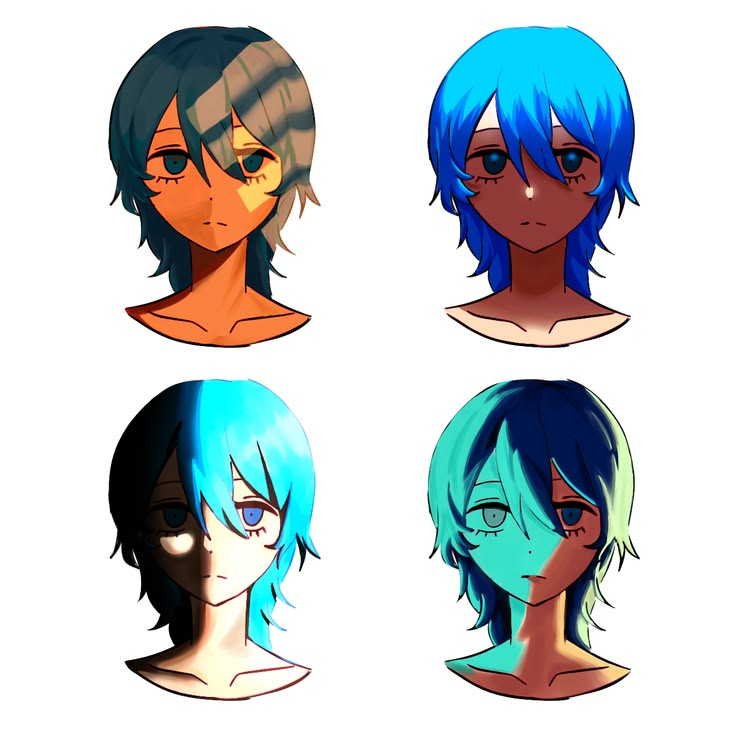
#> input picture shadow/04.jpg, 736 x 736 px, found by its file name; the run also reads 1 picture not shown here
$ python extract.py
#> lines starting #> are read from the running program, lines starting #| are printed output that depends on the picture; after the words box and inside, x2 and y2 are one past the last pixel; in counts of white or black regions, pixels touching at a corner belong together
"""Extraction MESURÉE de references/eyes/*.{png,jpg} (protocole.md : tout relever pixel par pixel, pour NOURRIR le moteur d'yeux existant).
Entrées humaines (seules valeurs non calculées) : pour chaque œil, ROI + ancres grossières des marges palpébrales haute/basse (px de l'image)
+ centre/rayon approximatifs de l'iris. Tout le reste est CALCULÉ : accrochage des ancres sur le gradient de luminance (±SNAP px, image lissée),
rééchantillonnage, repère de l'œil (axe canthus interne -> externe), profils normalisés, ajustement de deux cubiques (moindres carrés, comme TRIANGLE
dans opening-styles.ts), iris (cv2.fitEllipse sur le limbe), pupille (disque sombre central), reflets (blobs V>0.93 dans l'iris), palette de sclère.
Sorties : references/eyes/measures.json + artefacts/eyes-refs/overlay-<id>.png (preuve de l'ajustement). Limite : refs recadrées => canthus parfois coupé (note `cropped`)."""
import json, math, os
import numpy as np, cv2
from PIL import Image
from scipy import ndimage as ndi
from scipy.optimize import least_squares

REF, OUT = 'references/eyes', 'artefacts/eyes-refs'
SNAP = 9
# id: (fichier, canthus interne (x,y), canthus externe (x,y), marge haute [(x,y)..], marge basse [(x,y)..], iris (cx,cy,r), cropped)
EYES = {
 '04': ('04.jpg', (96, 388), (752, 382),
        [(118, 330), (150, 262), (200, 200), (250, 158), (320, 128), (400, 116), (480, 118), (560, 134), (620, 158), (670, 195), (710, 250), (738, 312)],
        [(150, 396), (200, 406), (260, 422), (330, 440), (400, 458), (450, 465), (500, 468), (600, 464), (650, 452), (700, 428), (735, 400)], (415, 285, 188), True),
 '10a': ('10.jpg', (172, 462), (556, 306),
        [(190, 410), (200, 330), (232, 285), (270, 262), (350, 248), (430, 250), (500, 265), (540, 285)],
        [(200, 462), (260, 470), (330, 475), (400, 468), (450, 455), (500, 430), (540, 380), (552, 330)], (352, 352, 124), False),
 '10b': ('10.jpg', (150, 884), (600, 730),
        [(168, 840), (200, 790), (250, 725), (320, 685), (400, 665), (480, 668), (540, 690), (585, 715)],
        [(190, 890), (260, 905), (330, 910), (400, 905), (470, 888), (530, 850), (575, 800), (595, 760)], (370, 760, 122), False),
 '07': ('07.jpg', (95, 335), (545, 290),
        [(130, 290), (170, 250), (215, 215), (270, 190), (330, 178), (400, 180), (460, 195), (505, 230), (535, 262)],
        [(130, 355), (180, 380), (240, 400), (300, 410), (360, 412), (420, 405), (470, 390), (510, 360), (535, 328)], (309, 297, 140), False),
 '11': ('11.jpg', (108, 610), (690, 600),
        [(130, 580), (170, 535), (230, 495), (300, 465), (380, 445), (460, 445), (540, 460), (610, 495), (660, 545)],
        [(150, 660), (220, 690), (300, 705), (380, 708), (460, 700), (540, 675), (610, 650), (660, 625)], (400, 550, 150), True),
 # --- passe 9 : réfs 03 et 05 (yeux illustrés détaillés, de 3/4 de face), ancres lues sur une grille de 20 px (artefacts/eyes-pass9/02-ancres-03-05.png) ; ANNOTATION HUMAINE, +-10 px (3 % de la largeur)
 '03': ('03.jpg', (215, 620), (570, 572),
        [(225, 585), (240, 562), (265, 540), (290, 520), (320, 500), (355, 485), (400, 478), (440, 478), (480, 490), (510, 510), (540, 535)],
        [(230, 660), (255, 690), (290, 712), (330, 724), (375, 725), (420, 718), (465, 705), (505, 682), (540, 640), (560, 600)], (364, 614, 100), True),
 '05': ('05.jpg', (305, 490), (635, 512),
        [(325, 467), (360, 442), (400, 425), (440, 415), (480, 410), (520, 412), (555, 425), (585, 445), (610, 472)],
        [(325, 510), (350, 532), (380, 550), (420, 560), (460, 566), (500, 564), (540, 556), (575, 545), (605, 532)], (486, 466, 84), False),
}
def lum(img): return cv2.GaussianBlur(cv2.cvtColor(img, cv2.COLOR_RGB2GRAY).astype(np.float32), (0, 0), 1.6)

def resample(pts, n):
    p = np.asarray(pts, float); d = np.r_[0, np.cumsum(np.hypot(*np.diff(p, axis=0).T))]
    t = np.linspace(0, d[-1], n); return np.c_[np.interp(t, d, p[:, 0]), np.interp(t, d, p[:, 1])]

def snap(pts, L, centre, rad=SNAP):
    """Déplace chaque ancre le long de la normale (vers/depuis le centre de l'œil) sur le plus fort gradient de luminance."""
    out, c = [], np.asarray(centre, float)
    for i, p in enumerate(pts):
        p = np.asarray(p, float); a = pts[max(i - 1, 0)]; b = pts[min(i + 1, len(pts) - 1)]
        t = np.asarray(b, float) - np.asarray(a, float); t /= np.hypot(*t) + 1e-9; n = np.array([-t[1], t[0]])
        if np.dot(n, c - p) < 0: n = -n
        best, bg = p, 0.0
        for s in np.linspace(-rad, rad, 2 * rad + 1):
            q0, q1 = p + n * (s - 1.5), p + n * (s + 1.5)
            try:
                g = ndi.map_coordinates(L, [[q1[1]], [q1[0]]], order=1)[0] - ndi.map_coordinates(L, [[q0[1]], [q0[0]]], order=1)[0]
            except Exception: continue
            if abs(g) > bg: bg, best = abs(g), p + n * s
        out.append(best)
    return np.array(out)

def bez(p0, p1, p2, p3, t):
    t = t[:, None]; return (1 - t) ** 3 * p0 + 3 * (1 - t) ** 2 * t * p1 + 3 * (1 - t) * t ** 2 * p2 + t ** 3 * p3

def fit_cubic(pts, p0, p3):
    """Cubique p0->p3 dont les 2 contrôles minimisent l'écart aux points (paramétrage par longueur d'arc)."""
    pts = np.asarray(pts, float); d = np.r_[0, np.cumsum(np.hypot(*np.diff(pts, axis=0).T))]; t = d / d[-1]
    def res(v): return (bez(p0, v[:2], v[2:], p3, t) - pts).ravel()
    v0 = np.r_[p0 + (p3 - p0) / 3, p0 + 2 * (p3 - p0) / 3]
    r = least_squares(res, v0); return r.x[:2], r.x[2:], float(np.sqrt(np.mean(r.fun ** 2)))

def hexc(c): return '#%02x%02x%02x' % tuple(int(round(v)) for v in c)

def measure(eid):
#> called with eid = '04'
    fn, pi, po, up, lo, (icx, icy, ir), cropped = EYES[eid]
    img = np.array(Image.open(f'{REF}/{fn}').convert('RGB')); L = lum(img); H_, W_ = L.shape
#> in measure, img is the input picture: shape (736, 736, 3); mean R, G, B 192.9, 201.3, 203
#> in lum, `def lum(img): return cv2.GaussianBlur(cv2.cvtColor(img, cv2.COLOR_RGB2..`:
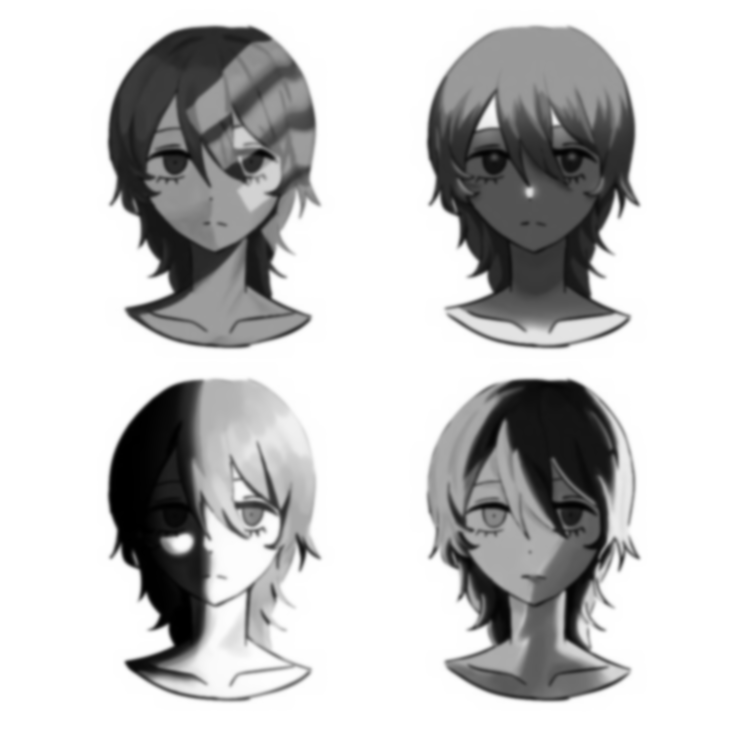
#> returned value: shape (736, 736) float32; min 0.00305, max 255, mean 199; drawn with min black and max white
    pi, po = np.array(pi, float), np.array(po, float)
    mid = (pi + po) / 2
    # --- marges : ancres -> accrochage -> rééchantillonnage (canthi fixes)
    U = np.vstack([pi, snap(up, L, mid), po]); D = np.vstack([pi, snap(lo, L, mid), po])
#> after the loop in snap, `for i, p in enumerate(pts):`: out = [[126.1, 333.8], [157.6, 266.8], [201.4, 201.4], [249, 156.3], [317.6, 119.3], [400, 116], [479.9, 119], [561.9, 127.3], [622.9, 152.8], [670, 195], [710, 250], [736.2, 312.8]]
#> after `U = np.vstack([pi, snap(up, L, mid), po])`: U = 14 rows, first 8: [96, 388], [126.1, 333.8], [157.6, 266.8], [201.4, 201.4], [249, 156.3], [317.6, 119.3], [400, 116], [479.9, 119]
#> the loop in snap (call 2), `for i, p in enumerate(pts):` made 11 passes
#> (a, b, t, n) on passes 2 to 7: ((150, 396), (260, 422), [0.973, 0.23], [0.23, -0.973]), ((200, 406), (330, 440), [0.967, 0.253], [0.253, -0.967]), ((260, 422), (400, 458), [0.968, 0.249], [0.249, -0.968]), ((330, 440), (450, 465), [0.979, 0.204], [0.204, -0.979]), ((400, 458), (500, 468), [0.995, 0.0995], [0.0995, -0.995]), ((450, 465), (600, 464), [1, -0.00667], [-0.00667, -1])
#> after `D = np.vstack([pi, snap(lo, L, mid), po])`: D = 13 rows, first 8: [96, 388], [149, 400.9], [199.1, 409.9], [257.7, 430.7], [330, 440], [400, 458], [449.1, 474], [500.1, 477]
    Ur, Dr = resample(U, 64), resample(D, 64)
#> in resample, `p = np.asarray(pts, float)`: p has the same summary as U in measure
#> in resample, `d = np.r_[0, np.cumsum(np.hypot(*np.diff(p, axis=0).T))]`: d = [0, 61.99, 136, 214.8, 280.3, 358.2, 440.7, 520.7, 603.1, 669.2, 732.5, 800.5, 868.5, 939.5]
#> in resample (call 2), `p = np.asarray(pts, float)`: p has the same summary as D in measure
#> Ur = 64 pairs, first value 96 to 752, second value 116.2 to 388; Dr = 64 pairs, first value 96 to 752, second value 382 to 476.9
    # --- repère de l'œil : x vers l'externe (miroir si l'externe est à gauche), y vers le bas, origine = bbox haut-gauche
    flip = po[0] < pi[0]; sgn = -1.0 if flip else 1.0
    def tx(P): P = np.asarray(P, float); return np.c_[sgn * (P[:, 0] - pi[0]), P[:, 1]]
#> after `P = np.asarray(P, float)`: P has the same summary as Ur in measure
    Ut, Dt, pit, pot = tx(Ur), tx(Dr), tx([pi])[0], tx([po])[0]
#> Ut = 64 pairs, first value 0 to 656, second value 116.2 to 388; Dt = 64 pairs, first value 0 to 656, second value 382 to 476.9; pit = [0, 388]; pot = [656, 382]
    allp = np.vstack([Ut, Dt]); x0, y0, x1, y1 = allp[:, 0].min(), allp[:, 1].min(), allp[:, 0].max(), allp[:, 1].max()
#> after `allp = np.vstack([Ut, Dt])`: allp = 128 pairs, first value 0 to 656, second value 116.2 to 476.9
#> after `x0, y0, x1, y1 = (allp[:, 0].min(), allp[:, 1].min(), allp[:, 0].max()`: x0 = 0; y0 = 116.2; x1 = 656; y1 = 476.9
    Wb, Hb = x1 - x0, y1 - y0
#> Wb = 656; Hb = 360.6
    nrm = lambda P: ((np.asarray(P, float) - [x0, y0]) / [Wb, Hb])
    c1, c2, ru = fit_cubic(nrm(Ut), nrm([pit])[0], nrm([pot])[0])
#> in fit_cubic, `pts = np.asarray(pts, float)`: pts = 64 pairs, first value 0 to 1, second value 0 to 0.754
#> in fit_cubic, `d = np.r_[0, np.cumsum(np.hypot(*np.diff(pts, axis=0).T))]`: d = 64 values from 0 to 2
#> in fit_cubic, `t = d / d[-1]`: t = 64 values from 0 to 1
#> in fit_cubic, `v0 = np.r_[p0 + (p3 - p0) / 3, p0 + 2 * (p3 - p0) / 3]`: v0 = [0.333, 0.748, 0.667, 0.743]
#> in bez, `t = t[:, None]`: t = 64 values from 0 to 1
#> in fit_cubic, `r = least_squares(res, v0)`: r = 12 items
#> c1 = [-0.0796, -0.168]; c2 = [1.11, -0.222]; ru = 0.0352
    d1, d2, rl = fit_cubic(nrm(Dt[::-1]), nrm([pot])[0], nrm([pit])[0])
#> d1 = [0.803, 1.22]; d2 = [0.317, 0.885]; rl = 0.00895
    # --- grandeurs dans le repère tourné (axe des canthi)
    ang = math.atan2(pot[1] - pit[1], pot[0] - pit[0]); ca, sa = math.cos(-ang), math.sin(-ang)
#> after `ang = math.atan2(pot[1] - pit[1], pot[0] - pit[0])`: ang = -0.00915
#> after `ca, sa = (math.cos(-ang), math.sin(-ang))`: ca = 1; sa = 0.00915
    rot = lambda P: np.c_[(P[:, 0] - pit[0]) * ca - (P[:, 1] - pit[1]) * sa, (P[:, 0] - pit[0]) * sa + (P[:, 1] - pit[1]) * ca]
    Wc = math.hypot(*(pot - pit)); Ur_, Dr_ = rot(Ut) / Wc, rot(Dt) / Wc
#> after `Wc = math.hypot(*pot - pit)`: Wc = 656
#> after `Ur_, Dr_ = (rot(Ut) / Wc, rot(Dt) / Wc)`: Ur_ = 64 pairs, first value 0 to 1, second value -0.41 to 0; Dr_ = 64 pairs, first value 0 to 1, second value -1.35e-18 to 0.141
    hUp, hLo = -Ur_[:, 1].min(), Dr_[:, 1].max()
#> hUp = 0.41; hLo = 0.141
    m = {'file': fn, 'cropped': cropped, 'widthPx': round(Wc, 1), 'tiltDeg': round(-math.degrees(ang), 2),
         'aspect': round((hUp + hLo), 4), 'upperFraction': round(hUp / (hUp + hLo), 4),
         'upperPeakAt': round(float(Ur_[np.argmin(Ur_[:, 1]), 0]), 4), 'lowerPeakAt': round(float(Dr_[np.argmax(Dr_[:, 1]), 0]), 4),
         'upperProfile': [round(float(-v), 4) for v in np.interp(np.linspace(0, 1, 21), Ur_[:, 0], Ur_[:, 1])],
         'lowerProfile': [round(float(v), 4) for v in np.interp(np.linspace(0, 1, 21), Dr_[:, 0], Dr_[:, 1])],
         'normCurves': {'pi': nrm([pit])[0].round(4).tolist(), 'po': nrm([pot])[0].round(4).tolist(), 'u1': c1.round(4).tolist(), 'u2': c2.round(4).tolist(),
                        'l1': d1.round(4).tolist(), 'l2': d2.round(4).tolist(), 'bboxAspect': round(Hb / Wb, 4)}, 'fitRmsNorm': {'upper': round(ru, 4), 'lower': round(rl, 4)}}
    # canthus : angle d'ouverture (entre tangentes haute et basse) interne / externe
    def cant(a, b, c): v1, v2 = b - a, c - a; return math.degrees(abs(math.atan2(v1[0] * v2[1] - v1[1] * v2[0], v1 @ v2)))
#> after `v1, v2 = (b - a, c - a)`: v1 = [29.01, -52.12]; v2 = [42.88, 10.43]
    m['canthusAngleDeg'] = {'inner': round(cant(Ut[0], Ut[4], Dt[4]), 1), 'outer': round(cant(Ut[-1], Ut[-5], Dt[-5]), 1)}
    # --- masque de l'ouverture (polygone des deux marges) dans l'image
    poly = np.vstack([Ur, Dr[::-1]]).astype(np.int32); mask = np.zeros((H_, W_), np.uint8); cv2.fillPoly(mask, [poly], 1)
#> after `poly = np.vstack([Ur, Dr[::-1]]).astype(np.int32)`: poly = 128 pairs, first value 96 to 752, second value 116 to 476
#> after `cv2.fillPoly(mask, [poly], 1)`:
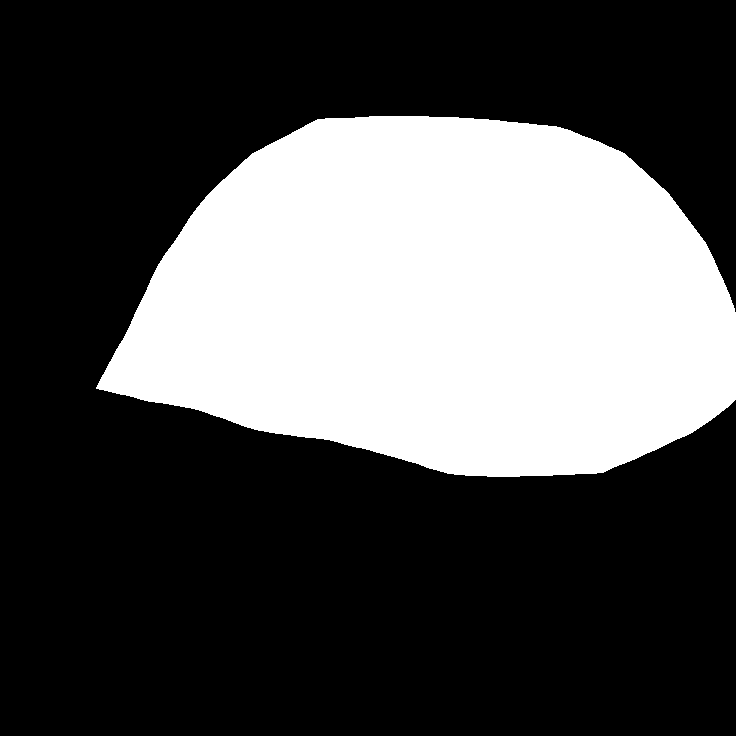
#> mask: shape (736, 736); values 0 (black) and 1 (white), 32% white; 1 white region, box (x1, y1, x2, y2) and area: (96, 116, 736, 477) 173448
    # --- iris : rayons du limbe (plus fort gradient descendant sombre->clair vers l'extérieur) hors paupières
    pts = []
    for a in np.deg2rad(np.arange(0, 360, 4)):
        d = np.array([math.cos(a), math.sin(a)]); best, bg = None, 0
        for r in np.arange(0.88 * ir, 1.12 * ir, 1.0):
            p, q = np.array([icx, icy]) + d * r, np.array([icx, icy]) + d * (r + 3)
            if not (0 <= q[0] < W_ - 1 and 0 <= q[1] < H_ - 1) or not mask[int(p[1]), int(p[0])] or not mask[int(q[1]), int(q[0])]: continue
            g = L[int(q[1]), int(q[0])] - L[int(p[1]), int(p[0])]
            if g > bg: bg, best = g, p
        if best is not None and bg > 8: pts.append(best)
#> after the loop, pts = 45 pairs, first value 235.6 to 619.9, second value 123.5 to 465.2
    ex, ey, rx = icx, icy, ir
    if len(pts) >= 12:   # cercle moindres carrés robuste (rejet itératif des points > 6 % du rayon)
        P = np.array(pts, float)
#> P has the same summary as pts
        for _ in range(4):
            A = np.c_[2 * P[:, 0], 2 * P[:, 1], np.ones(len(P))]; b = (P ** 2).sum(1)
            cx_, cy_, c_ = np.linalg.lstsq(A, b, rcond=None)[0]; rr = math.sqrt(max(c_ + cx_ ** 2 + cy_ ** 2, 1e-9)); res_ = np.abs(np.hypot(P[:, 0] - cx_, P[:, 1] - cy_) - rr)
            keep = res_ < max(0.06 * rr, 2.0)
            if keep.sum() < 10: break
            P = P[keep]
#> this loop made 4 passes
#> (cx_, cy_, c_, rr) on passes 1 to 4: (425.6, 284.9, -229188.5, 181.9), (427.4, 285.3, -230875, 182.2), (427.4, 285.3, -230875, 182.2), (427.4, 285.3, -230875, 182.2)
#> after the loop, P = 26 pairs, first value 238 to 612.5, second value 125.3 to 465.2
        ex, ey, rx = cx_, cy_, rr
#> ex = 427.4; ey = 285.3; rx = 182.2
    ry = rx
#> ry = 182.2
    ic = rot(tx([[ex, ey]])) / Wc
#> ic = [[0.507, -0.152]]
    m['iris'] = {'centreAlongAxis': round(float((ic[0, 0])), 4), 'centreAcrossAxis': round(float(ic[0, 1]), 4), 'radiusOverWidth': round(float((rx + ry) / 2 / Wc), 4),
                 'radiusOverOpeningHeight': round(float((rx + ry) / 2 / Wc / (hUp + hLo)), 4), 'aspect': round(float(max(rx, ry) / min(rx, ry)), 4), 'limbusPointsUsed': len(pts)}
    # --- pupille : composante sombre centrale (L < 38) dans 0.6 r
    yy, xx = np.mgrid[0:H_, 0:W_]; inI = ((xx - ex) / rx) ** 2 + ((yy - ey) / ry) ** 2 <= 1
#> after `inI = ((xx - ex) / rx) ** 2 + ((yy - ey) / ry) ** 2 <= 1`:
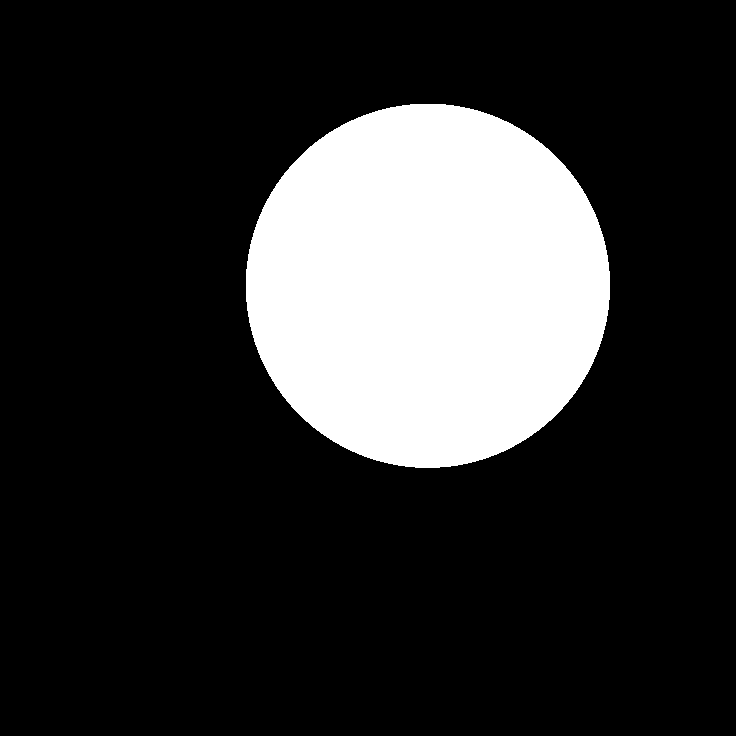
#> inI: shape (736, 736) bool; 19.2% white; 1 white region, box (x1, y1, x2, y2) and area: (246, 104, 610, 468) 104247
    dark = (L < 38) & (((xx - ex) / rx) ** 2 + ((yy - ey) / ry) ** 2 <= 0.55 ** 2); lab, n = ndi.label(dark)
#> after `dark = (L < 38) & (((xx - ex) / rx) ** 2 + ((yy - ey) / ry) ** 2 <= 0.`:
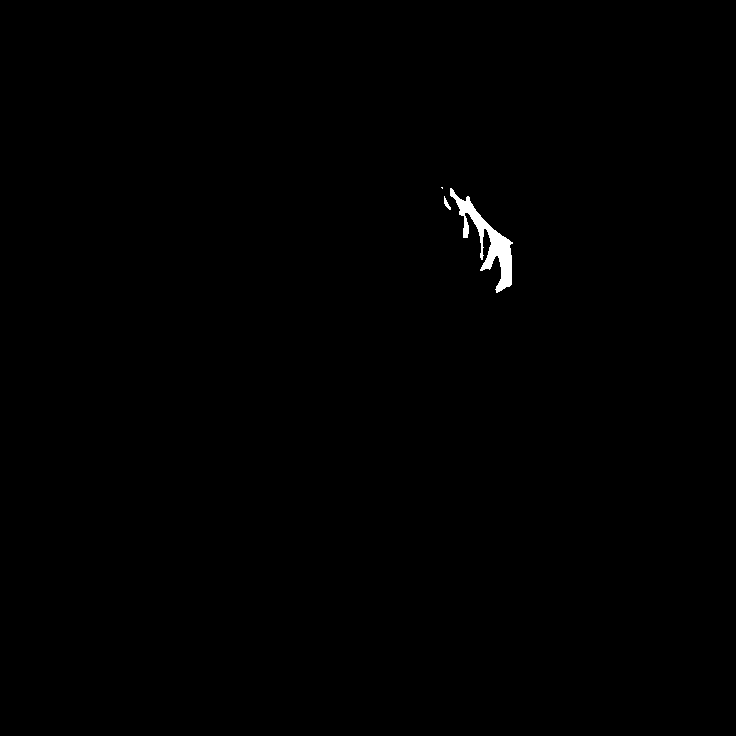
#> dark: shape (736, 736) bool; 0.33% white; 3 white regions (1 under 20 px), largest, box (x1, y1, x2, y2) and area: (450, 188, 513, 293) 1738, (444, 196, 451, 210) 41
#> after `lab, n = ndi.label(dark)`: n = 3
    if n:
        k = lab[int(ey), int(ex)] or 1 + int(np.argmax(ndi.sum(dark, lab, range(1, n + 1)))); pr = math.sqrt((lab == k).sum() / math.pi)
#> after `k = lab[int(ey), int(ex)] or 1 + int(np.argmax(ndi.sum(dark, lab, rang`: k = 2
#> after `pr = math.sqrt((lab == k).sum() / math.pi)`: pr = 23.52
        m['pupilOverIris'] = round(pr / ((rx + ry) / 2), 4)
    # --- reflets : blobs très clairs peu saturés dans l'iris
    hsv = cv2.cvtColor(img, cv2.COLOR_RGB2HSV).astype(float); hl = (hsv[..., 2] > 0.93 * 255) & (hsv[..., 1] < 0.3 * 255) & inI
#> after `hsv = cv2.cvtColor(img, cv2.COLOR_RGB2HSV).astype(float)`:
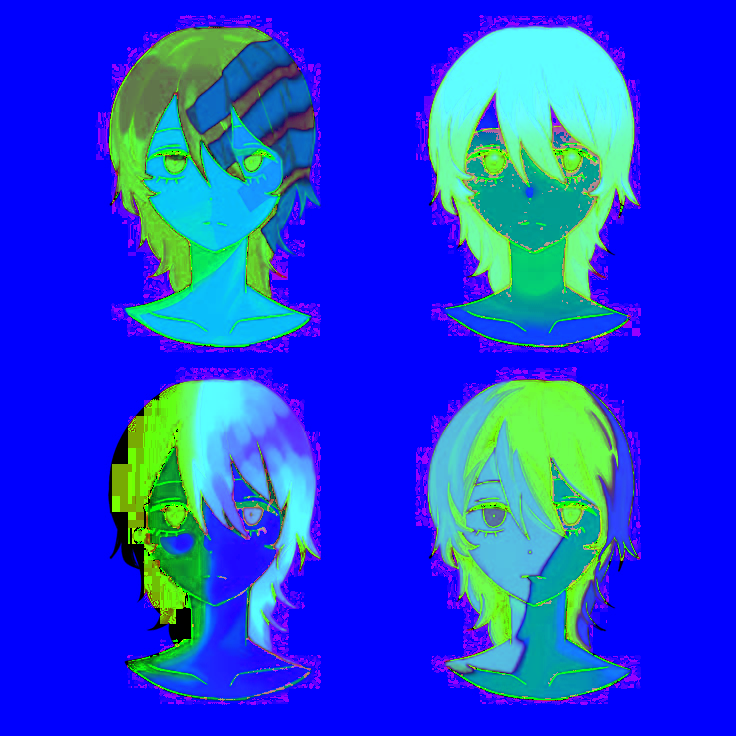
#> hsv: shape (736, 736, 3) float64; mean R, G, B 28.9, 64.8, 217.5
#> after `hl = (hsv[..., 2] > 0.93 * 255) & (hsv[..., 1] < 0.3 * 255) & inI`:
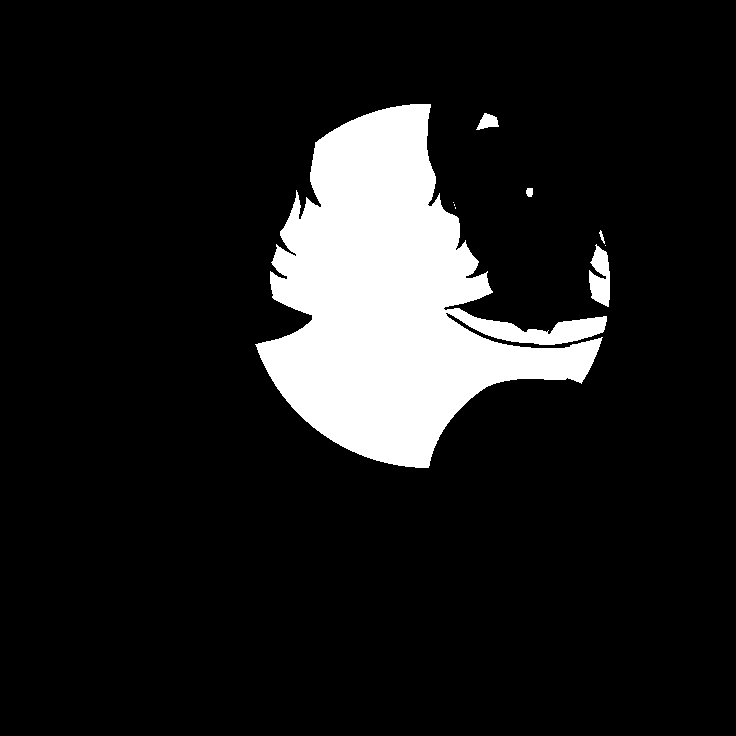
#> hl: shape (736, 736) bool; 11.7% white; 9 white regions (4 under 20 px), largest, box (x1, y1, x2, y2) and area: (255, 104, 607, 468) 62268, (589, 244, 610, 307) 913, (476, 113, 499, 130) 233, (526, 188, 533, 197) 55, (599, 230, 605, 244) 34
    lab, n = ndi.label(ndi.binary_closing(hl)); hs = []
#> after `lab, n = ndi.label(ndi.binary_closing(hl))`: n = 10
#> (the rest of the program and of its run is left out)
